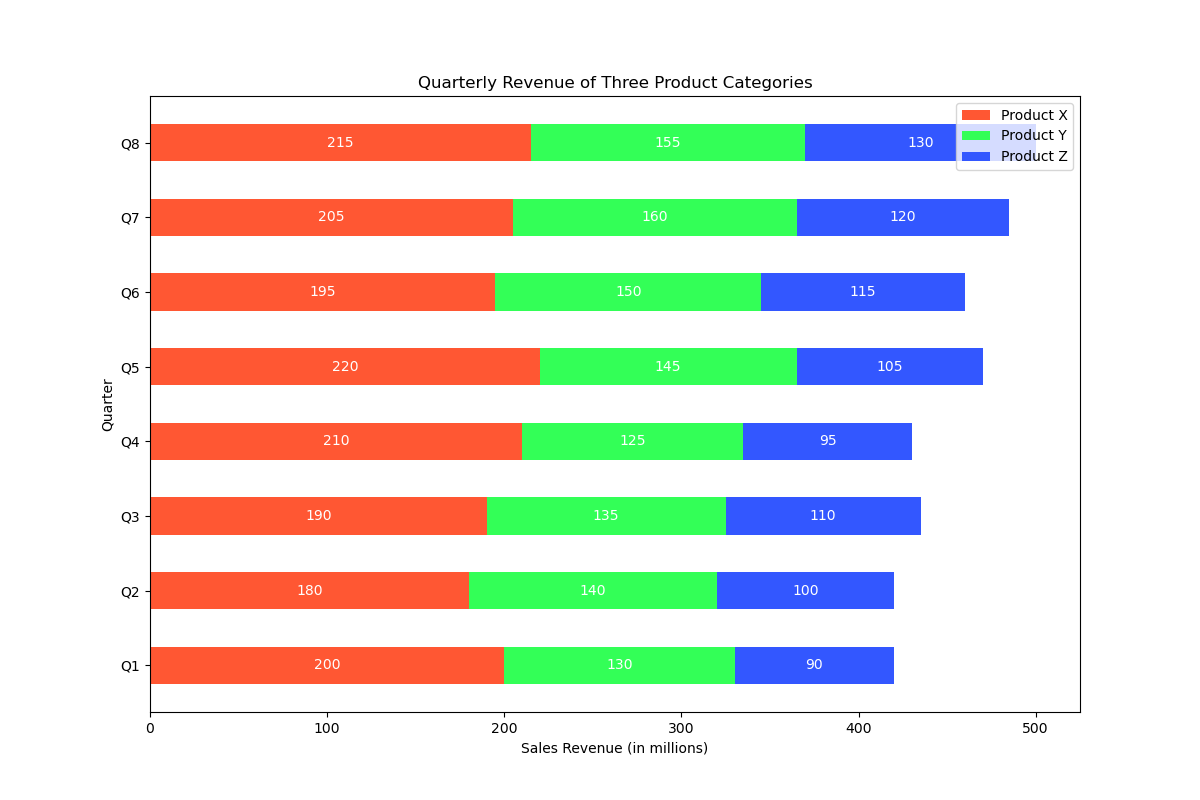

Recreate this plot in Python.

import matplotlib.pyplot as plt
import numpy as np

# Data
quarters = ['Q1', 'Q2', 'Q3', 'Q4', 'Q5', 'Q6', 'Q7', 'Q8']
product_x = [200, 180, 190, 210, 220, 195, 205, 215]
product_y = [130, 140, 135, 125, 145, 150, 160, 155]
product_z = [90, 100, 110, 95, 105, 115, 120, 130]

bar_height = 0.5
fig, ax = plt.subplots(figsize=(12, 8))

# Location of bars on y-axis
ind = np.arange(len(quarters))

# Stacked bar chart (horizontal)
plt.barh(ind, product_x, height=bar_height, color='#FF5733')
plt.barh(ind, product_y, height=bar_height, left=product_x, color='#33FF57')
plt.barh(ind, product_z, height=bar_height, left=np.add(product_x, product_y), color='#3357FF')

# Labels and Titles
ax.set_xlabel('Sales Revenue (in millions)')
ax.set_title('Quarterly Revenue of Three Product Categories')
ax.set_yticks(ind)
ax.set_yticklabels(quarters)
ax.set_ylabel('Quarter')

# Legend
plt.legend(['Product X', 'Product Y', 'Product Z'], loc='upper right')

# Numerical labels on bars
for i in range(len(quarters)):
    plt.text(product_x[i] / 2, i, str(product_x[i]), ha='center', va='center', color='white')
    plt.text(product_x[i] + product_y[i] / 2, i, str(product_y[i]), ha='center', va='center', color='white')
    plt.text(product_x[i] + product_y[i] + product_z[i] / 2, i, str(product_z[i]), ha='center', va='center', color='white')

# Display the chart
plt.show()
